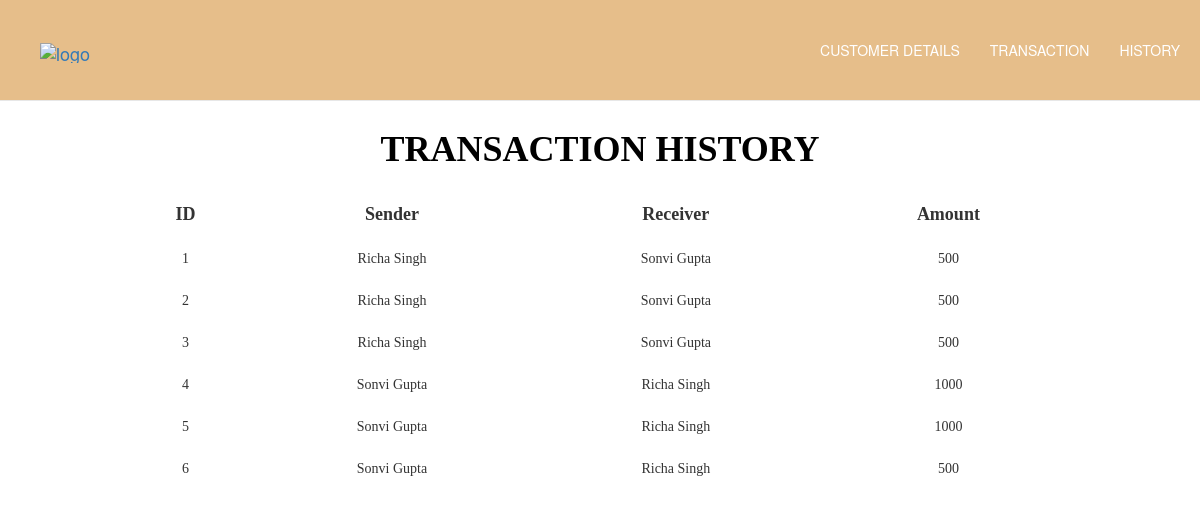
The page /history.php on the database its author committed.
### tables this page shows
CREATE TABLE `history` (
  `id` int(2) NOT NULL,
  `sender` varchar(255) NOT NULL,
  `receiver` varchar(255) NOT NULL,
  `amount` varchar(5) NOT NULL
);

### history.php (the view, shortened to what this page needs)
<?php
    $server = "localhost";
    $username = "root";
    $password = "";
    $db = "banking";
    $con = mysqli_connect($server, $username,$password, $db);
    $sql= "SELECT * FROM `history`" ;
    $result = $con->query($sql);
?>
<!DOCTYPE html>
<html>
    <head>
        <link rel="stylesheet" href="https://maxcdn.bootstrapcdn.com/bootstrap/3.3.7/css/bootstrap.min.css">
        <link rel="stylesheet" type="text/css" href="style.css">
    </head>
    </head>
    <body>
        <nav id ='header-nav' class = "navbar navbar-default navbar-fixed-top">
            <div class="container">
                <div class="navbar-header">
                <div class="navbar-brand">
                    <a href = "index.php"><img src="images/logo.jpg" alt = "logo" height= "50px " width="50px"></a>
                </div>
                </div>
                <div id="collapsable-nav" class="collapse navbar-collapse">
                    <ul class="nav navbar-nav navbar-right" id="links">
                        <li><a href = "details.php">CUSTOMER DETAILS</a></li>
                        <li><a href = "transact.php">TRANSACTION</a></li>
                        <li><a href = "history.php">HISTORY</a></li>
                    </ul>
                </div>
            </div>
        </nav>
        <div class="backgroundt">
            <h1 style="font-family: 'Times New Roman', Times, serif; color: black; padding: 10px; font-weight: bold;" ><center>TRANSACTION HISTORY</center></h1>
            <table>
                <thead>
                    <tr>
                        <th>ID</th>
                        <th>Sender</th>
                        <th>Receiver</th>
                        <th>Amount</th>
                    </tr>
                </thead>
                <tbody>
                <?php
                    while($row = $result->fetch_assoc()){
                ?>
                <tr>
                    <td><?php echo $row['id']; ?></td>
                    <td><?php echo $row['sender']; ?></td>
                    <td><?php echo $row['receiver']; ?></td>
                    <td><?php echo $row['amount']; ?></td>
                </tr>
            <?php
            }
            ?>
                </tbody>
            </table>
        </div>
    </body>
</html>

### style.css (style rules this page uses)
#header-nav { background-color:#E6BE8A; padding: 25px; }
nav { overflow: auto; }
#links a { color: white; }
.backgroundt { margin-top: 100px; width: 100%; height: 100%; position: absolute; }
.backgroundt::after { content: ""; background: url("images/background.jpg") no-repeat center; background-size: cover; opacity: 0.5; top: 0; left: 0; bottom: 0; right: 0; position: absolute; z-index: -1; }
table { margin: auto; width: 80%; }
th { font-size: 18px; font-weight: bolder; font-family: 'Times New Roman', Times, serif; padding: 10px; border:white 2px solid; text-align: center; }
td { font-size: 14px;; font-family: 'Times New Roman', Times, serif; padding: 10px; border:white 2px solid; text-align: center; }

### rows shown on the page
history: id "1", sender "Richa Singh", receiver "Sonvi Gupta", amount "500"
history: id "2", sender "Richa Singh", receiver "Sonvi Gupta", amount "500"
history: id "3", sender "Richa Singh", receiver "Sonvi Gupta", amount "500"
history: id "4", sender "Sonvi Gupta", receiver "Richa Singh", amount "1000"
history: id "5", sender "Sonvi Gupta", receiver "Richa Singh", amount "1000"
history: id "6", sender "Sonvi Gupta", receiver "Richa Singh", amount "500"
